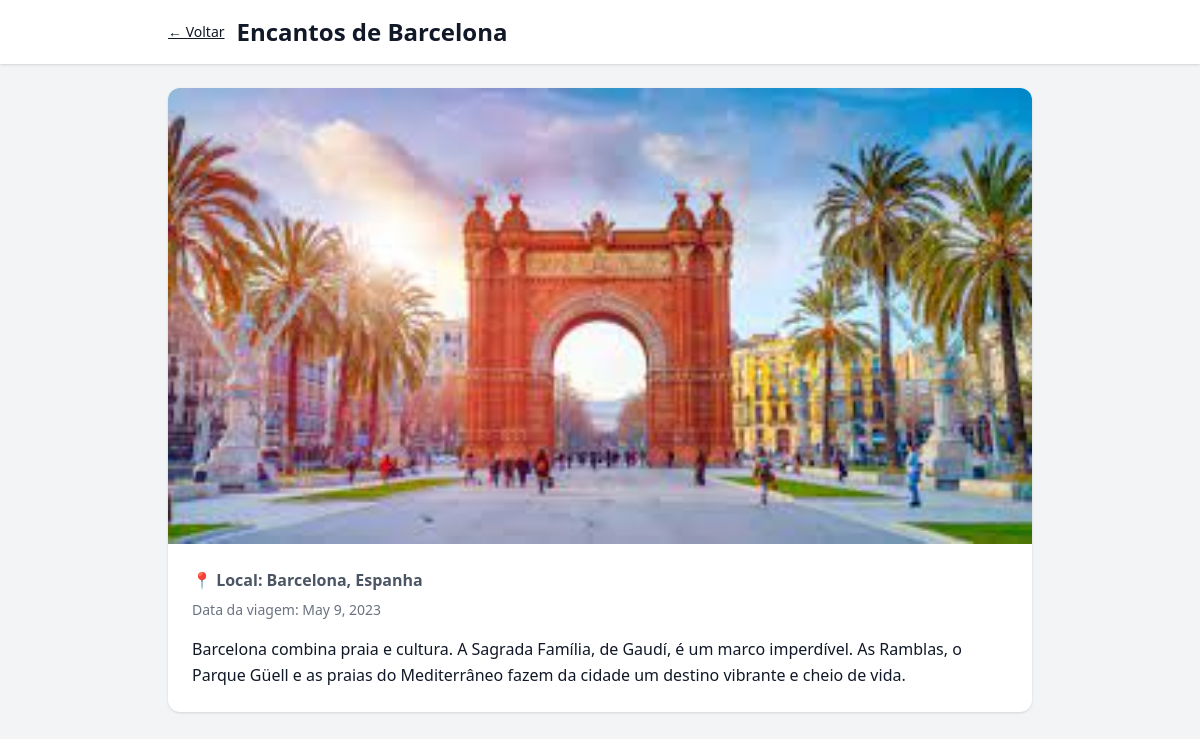
The app's page /foto/17/ with its own data.
### fotos/models.py (models this page shows, shortened)
class Foto(models.Model):
    titulo = models.CharField(max_length=200)
    local = models.CharField(max_length=200)
    descricao = models.TextField()
    imagem = models.ImageField(upload_to='fotos/images/', null=True, blank=True)
    data_viagem = models.DateField()
    created_at = models.DateTimeField(auto_now_add=True)
    class Meta:
        ordering = ['-data_viagem', '-created_at']

### fotos/views.py (the view)
# urls.py: path('foto/<int:foto_id>/', views.detalhe_foto, name='detalhe_foto'),
def detalhe_foto(request, foto_id):
    foto = get_object_or_404(Foto, pk=foto_id)
    return render(request, 'fotos/detalhe.html', {'foto': foto})

### fotos/templates/fotos/detalhe.html (shortened to what this page needs)
<!DOCTYPE html>
<html lang="pt-br">
<head>
  <script src="https://cdn.tailwindcss.com"></script>
</head>
<body class="bg-gray-100 text-gray-900">
  <header class="bg-white shadow">
    <div class="max-w-4xl mx-auto px-4 py-4 flex items-center gap-3">
      <a href="{% url 'lista_fotos' %}" class="text-sm underline hover:no-underline">← Voltar</a>
      <h1 class="text-2xl font-bold">{{ foto.titulo }}</h1>
    </div>
  </header>
  <main class="max-w-4xl mx-auto px-4 py-6">
    <div class="bg-white rounded-xl shadow overflow-hidden">
      {% if foto.imagem %}
        <img src="{{ foto.imagem.url }}" alt="{{ foto.titulo }}" class="w-full max-h-[70vh] object-cover"/>
      {% endif %}
      <div class="p-6">
        <p class="text-gray-600 mb-2">📍 <strong>{{ foto.local }}</strong></p>
        <p class="text-gray-500 text-sm mb-4">Data da viagem: {{ foto.data_viagem }}</p>
        <p class="leading-relaxed">{{ foto.descricao }}</p>
      </div>
    </div>
  </main>
</body>
</html>

### records on screen
Foto: titulo "Encantos de Barcelona", imagem (picture), local "Local: Barcelona, Espanha", data_viagem "May 9, 2023", descricao "Barcelona combina praia e cultura. A Sagrada Família, de Gaudí, é um marco imperdível. As Ramblas, o Parque Güell e as praias do Mediterrâneo fazem da cidade um destino vibrante e cheio de vida."
